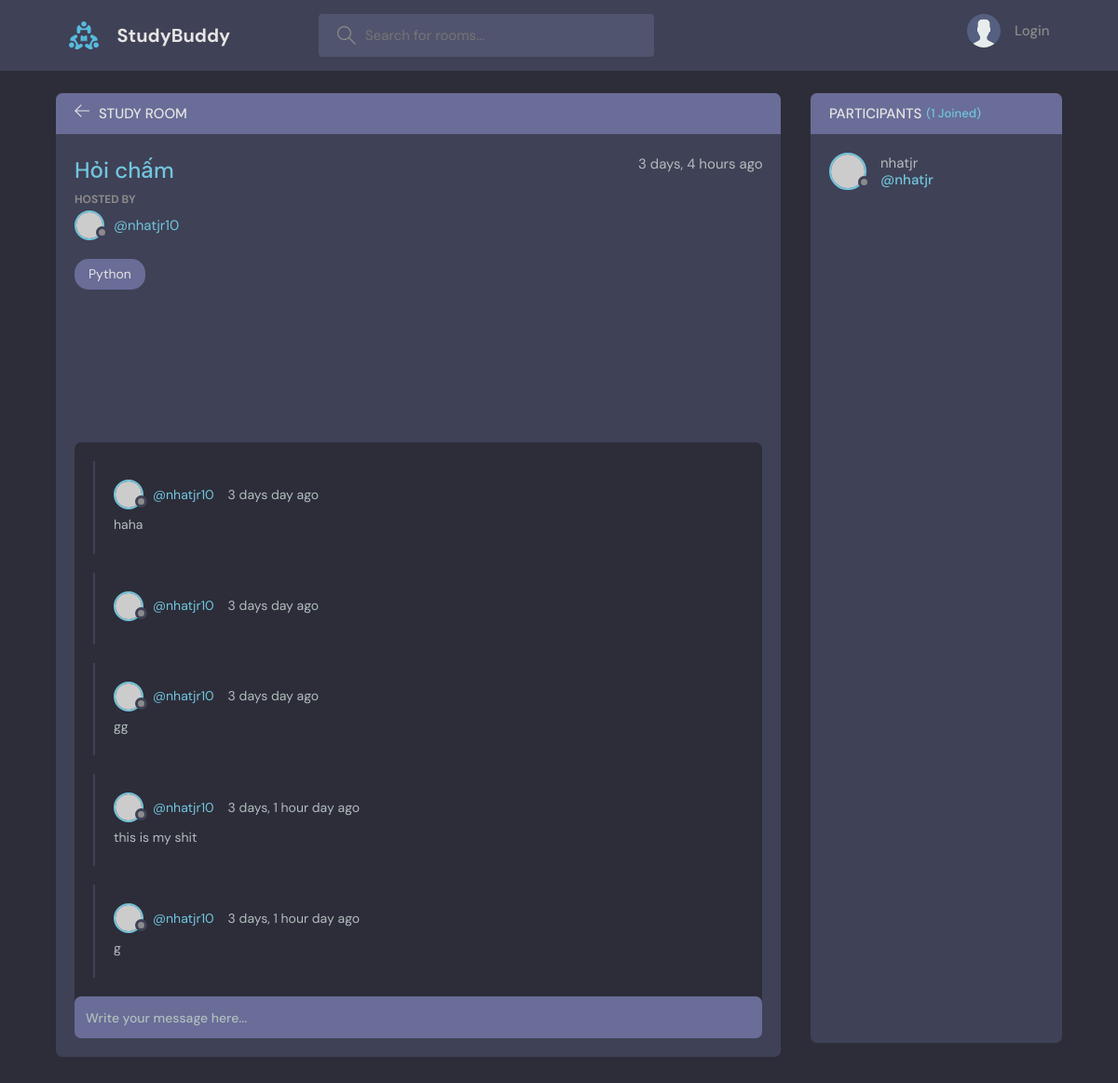
/room/5/, run on the app's committed database.
### base/models.py (models this page shows, shortened)
class Room(models.Model):
    host = models.ForeignKey(User, on_delete=models.SET_NULL, null = True)
    topic = models.ForeignKey(Topic, on_delete=models.SET_NULL, null = True)
    name = models.CharField(max_length=200)
    description = models.TextField(null=True, blank=True)
    participants = models.ManyToManyField(
        User,
        related_name='paticipants',
        blank=True)
    update = models.DateTimeField(auto_now=True)
    created = models.DateTimeField(auto_now_add=True)
    class Meta:
        ordering = ['-update', '-created']

class Topic(models.Model):
    name = models.CharField(max_length=200)
    def __str__(self):
        return self.name

class Message(models.Model):
    user = models.ForeignKey(User, on_delete=models.CASCADE)
    room = models.ForeignKey(Room, on_delete=models.CASCADE)
    body = models.TextField()
    update= models.DateTimeField(auto_now_add=True)
    created = models.DateTimeField(auto_now_add=True)
    class Meta:
        ordering = ['-update', '-created']

### base/views.py (the view, shortened to what this page needs)
# urls.py: path('room/<str:pk>/', views.room,name="room"),
def room(request, pk):
    rooms = Room.objects.get(id=pk)
    messages = rooms.message_set.all().order_by('-created')
    participants = rooms.participants.all()
    context = {'rooms' : rooms, 'messages' : messages, 'participants' : participants}
    return render(request,'base/room.html', context)

### base/templates/base/room.html (shortened to what this page needs)
{% extends 'main.html' %}
{% block content %}
    <main class="profile-page layout layout--2">
      <div class="container">
        <div class="room">
          <div class="room__top">
            <div class="room__topLeft">
              <a href="{% url 'home' %}">
                <svg version="1.1" xmlns="http://www.w3.org/2000/svg" width="32" height="32" viewBox="0 0 32 32">
                  <title>arrow-left</title>
                  <path
                    d="M13.723 2.286l-13.723 13.714 13.719 13.714 1.616-1.611-10.96-10.96h27.625v-2.286h-27.625l10.965-10.965-1.616-1.607z"
                  ></path>
                </svg>
              </a>
              <h3>Study Room</h3>
            </div>
          </div>
          <div class="room__box scroll">
            <div class="room__header scroll">
              <div class="room__info">
                <h3>{{rooms.name}}</h3>
                <span>{{rooms.created|timesince}} ago</span>
              </div>
              <div class="room__hosted">
                <p>Hosted By</p>
                <a href="{% url 'user-profile' rooms.host.id %}" class="room__author">
                  <div class="avatar avatar--small">
                    <img src="https://randomuser.me/api/portraits/men/37.jpg" />
                  </div>
                  <span>@{{rooms.host.username}}</span>
                </a>
              </div>
              <span class="room__topics">{{rooms.topic}}</span>
            </div>
            <div class="room__conversation">
              <div class="threads scroll">
                {% for message in messages %}
                <div class="thread">
                  <div class="thread__top">
                    <div class="thread__author">
                      <a href="{% url 'user-profile' message.user.id %}" class="thread__authorInfo">
                        <div class="avatar avatar--small">
                          <img src="https://randomuser.me/api/portraits/men/37.jpg" />
                        </div>
                        <span>@{{message.user.username}}</span>
                      </a>
                      <span class="thread__date">{{message.created|timesince}} day ago</span>
                    </div>
                  </div>
                  <div class="thread__details">
                    {{message.body}}
                  </div>
                </div>
                {% endfor %}
              </div>
            </div>
          </div>
          <div class="room__message">
            <form action="#"><input name="" placeholder="Write your message here..." /></form>
          </div>
        </div>
        <div class="participants">
          <h3 class="participants__top">Participants <span>({{participants.count}} Joined)</span></h3>
          <div class="participants__list scroll">
            {% for user in participants %}
            <a href="{% url 'user-profile' user.id %}" class="participant">
              <div class="avatar avatar--medium">
                <img src="https://randomuser.me/api/portraits/men/37.jpg" />
              </div>
              <p>
                {{user.username}}
                <span>@{{user.username}}</span>
              </p>
            </a>
            {% endfor %}
          </div>
        </div>
      </div>
    </main>
{% endblock %}

### data on the page
Room: name "Hỏi chấm", created "3 days, 4 hours", host.username "nhatjr10", topic "Python"
Message: user.username "nhatjr10", created "3 days", body "haha"
Message: user.username "nhatjr10", created "3 days"
Message: user.username "nhatjr10", created "3 days", body "gg"
Message: user.username "nhatjr10", created "3 days, 1 hour", body "this is my shit"
Message: user.username "nhatjr10", created "3 days, 1 hour", body "g"

### other printed values
{{ participants.count }} "1"
{{ user.username }} "nhatjr"
